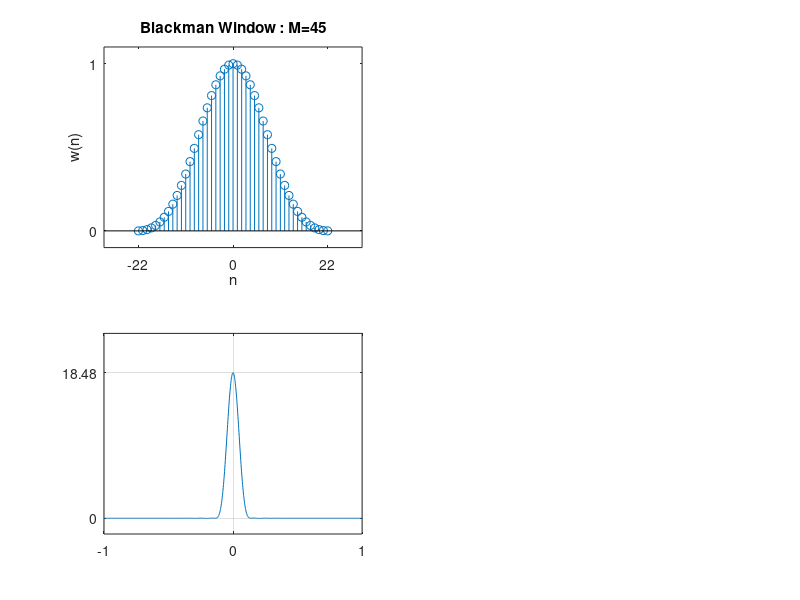

MATLAB code for this plot: (Note: this script raises an error after producing the figure.)
% Chapter 7: Blackman Window Amplitude Response

%

M = 45; alpha = (M-1)/2;

n = -alpha:alpha;

w = (blackman(M))'; sumw = sum(w);

N = 1000; omega = (2*pi/N)*[-N/2:N/2];

Wr = real(w*(exp(-j*n'*omega)));

db = 20*log10(abs(Wr)/max(Wr));

IntWr = cumsum(Wr);

Intdb = 20*log10(abs(IntWr)/N);

k = (N/2+1) - min(find(Intdb > -74));

tr_width = 2*k*2*M/N, %actual transition width in pi/M units

omega1 = -(tr_width/2)/M; omega2 = (tr_width/2)/M;

%

% plots

subplot(1,1,1)

subplot(2,2,1); stem(n,w);

axis([-(alpha+8),(alpha+8),-0.1,1.1]);

set(gca,'YTickMode','manual','YTick',[0,1])

set(gca,'XTickMode','manual','XTick',[-22,0,22]);

title('Blackman Window : M=45')

xlabel('n'); ylabel('w(n)')

subplot(2,2,3); plot(omega/pi,Wr);

axis([-1,1,-2,sumw+5]);

set(gca,'YTickMode','manual','YTick',[0,sumw])

set(gca,'XTickMode','manual','XTick',[-1,0,1]); grid

set(gca,'XTickLabelMode','manual','XTickLabels',[' 0';'22';'45']);

title('Amplitude Response')

xlabel('frequency in pi units'); ylabel('Wr')

subplot(2,2,2); plot(omega/pi,db);

axis([-1,1,-90,10]);

set(gca,'YTickMode','manual','YTick',[-58,0])

set(gca,'YTickLabelMode','manual','YTickLabels',['58';' 0'])

set(gca,'XTickMode','manual','XTick',[-1,0,1]);grid

title('Amplitude Response in dB')

xlabel('frequency in pi units'); ylabel('Decibels')

subplot(2,2,4); plot(omega/pi,Intdb);

axis([-1,1,-100,10]);

set(gca,'YTickMode','manual','YTick',[-75,0])

set(gca,'YTickLabelMode','manual','YTickLabels',['74';' 0'])

set(gca,'XTickMode','manual','XTick',[-1;omega1;omega2;1]);grid

set(gca,'XTickLabelMode','manual','XTickLabels',['-1';'  ';'  ';' 1'])

title('Accumulated Amplitude Response')

xlabel('frequency in pi units'); ylabel('Decibels')

text(omega2,5,'Width=(11)*pi/M')

